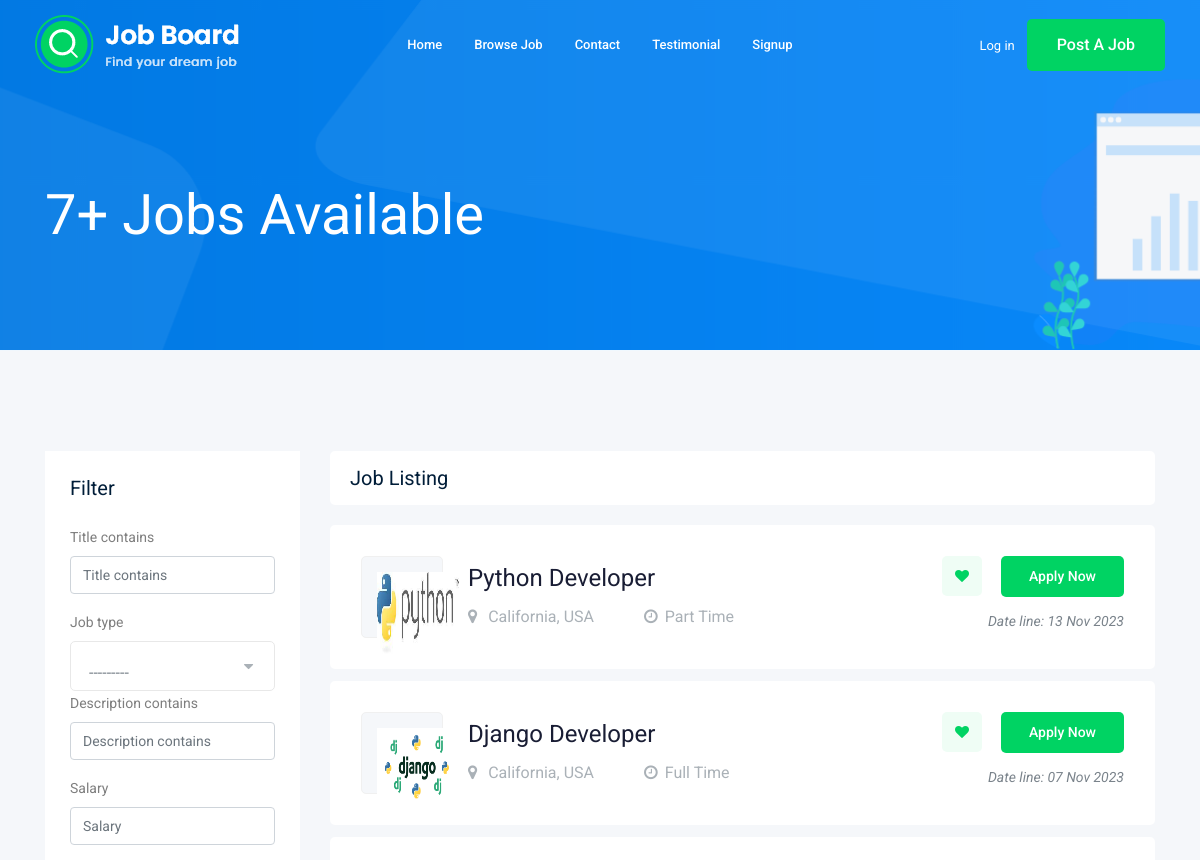
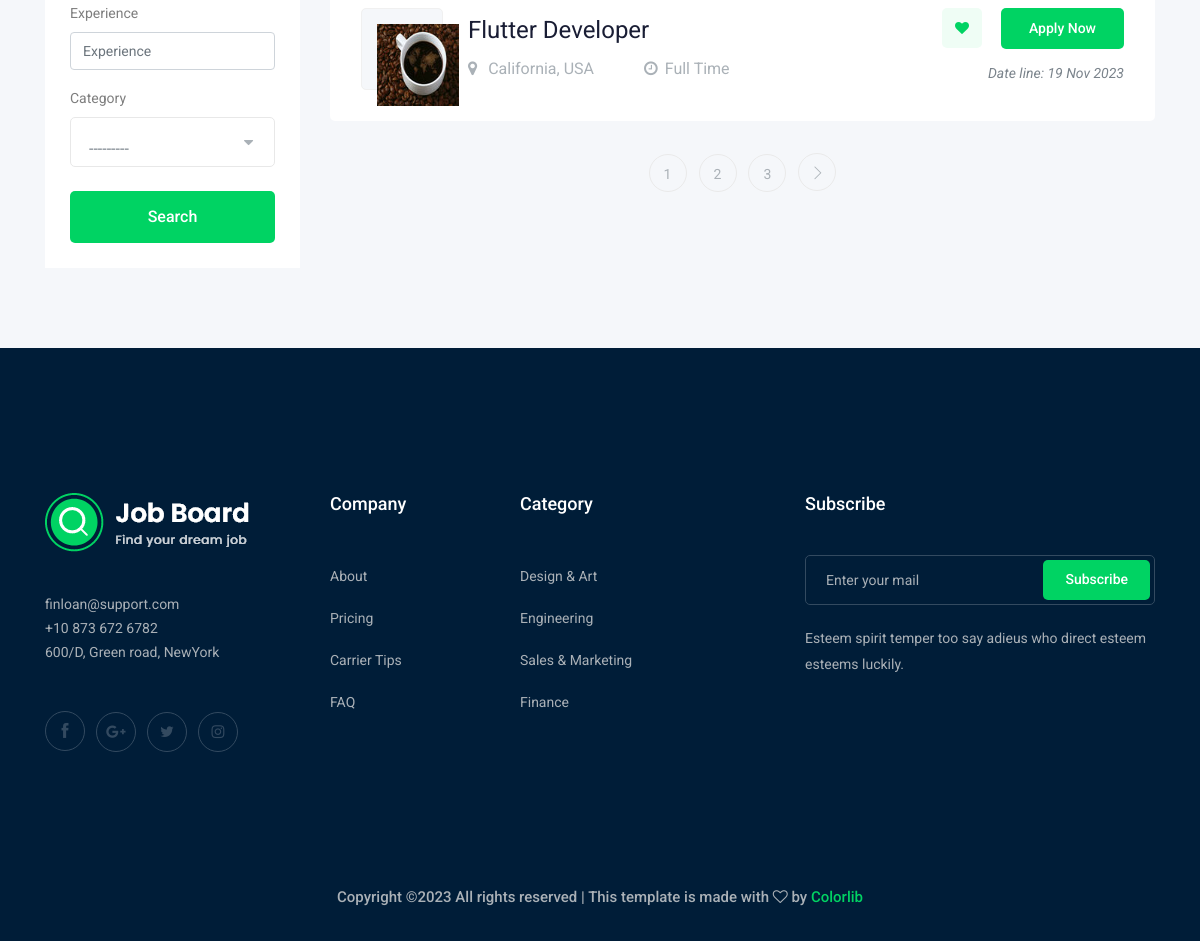
Screenshot of /jobs/ with the database file from the repository (2 pictures, top to bottom).
### jobb/models.py (models this page shows, shortened)
class Job(models.Model):
    owner = models.ForeignKey(User, related_name='job_owner',on_delete=models.CASCADE)
    title = models.CharField(max_length=100)
    job_type = models.CharField(max_length=15,choices=JOB_TYPE)
    description = models.TextField(max_length=1000)
    published_at = models.DateTimeField(auto_now=True)
    vacancy = models.IntegerField(default=1)
    salary = models.IntegerField(default=0)
    experience = models.IntegerField(default=1)
    category = models.ForeignKey('Category',on_delete=models.CASCADE, related_name='jobs')
    image = models.ImageField(upload_to=image_upload)
    slug = models.SlugField(blank=True,null=True)
    def __str__(self):
        return self.title

### jobb/views.py (the view)
# urls.py: path('',views.job_list,name="job_list"),
def job_list(request):
    job_list = Job.objects.all()
    myfilter = JobFilter(request.GET,queryset=job_list)
    job_list = myfilter.qs
    paginator = Paginator(job_list, 3)  # Show 25 contacts per page.
    page_number = request.GET.get("page")
    page_obj = paginator.get_page(page_number)
    total_jobs = paginator.count
    context = {'jobs':page_obj,'total_jobs':total_jobs,'myfilter':myfilter}
    return render(request,'joob/job_list.html',context)

### jobb/models.py (called while the page is built)
    def __str__(self):
        return self.name

### jobb/templates/joob/job_list.html (shortened to what this page needs)
{% extends 'base.html' %}
{% load bootstrap4 %}
{% block body %}
    <div class="bradcam_area bradcam_bg_1">
        <div class="container">
            <div class="row">
                <div class="col-xl-12">
                    <div class="bradcam_text">
                        <h3>{{total_jobs}}+ Jobs Available</h3>
                    </div>
                </div>
            </div>
        </div>
    </div>
    <div class="job_listing_area plus_padding">
        <div class="container">
            <div class="row">
                <div class="col-lg-3">
                    <div class="job_filter white-bg">
                        <div class="form_inner white-bg">
                            <h3>Filter</h3>
                            <form method="GET">
                                {% bootstrap_form myfilter.form %}
                                <input type="submit" value="Search" class="boxed-btn3 w-100 mt-4">
                            </form>
                        </div>
                    </div>
                </div>
                <div class="col-lg-9">
                    <div class="recent_joblist_wrap">
                        <div class="recent_joblist white-bg ">
                            <div class="row align-items-center">
                                <div class="col-md-6">
                                    <h4>Job Listing</h4>
                                </div>
                                <div class="col-md-6">
                                </div>
                            </div>
                        </div>
                    </div>
                    <div class="job_lists m-0">
                        <div class="row">
                            {% for job in jobs %}
                            <div class="col-lg-12 col-md-12">
                                <div class="single_jobs white-bg d-flex justify-content-between">
                                    <div class="jobs_left d-flex align-items-center">
                                        <div class="thumb">
                                            <img src="{{job.image.url}}" alt="" width="82" height="82" >
                                        </div>
                                        <div class="jobs_conetent">
                                            <a href="{% url 'jobs:job_detail' job.slug %}"><h4>{{job}}</h4></a>
                                            <div class="links_locat d-flex align-items-center">
                                                <div class="location">
                                                    <p> <i class="fa fa-map-marker"></i> California, USA</p>
                                                </div>
                                                <div class="location">
                                                    <p> <i class="fa fa-clock-o"></i>{{job.job_type}}</p>
                                                </div>
                                            </div>
                                        </div>
                                    </div>
                                    <div class="jobs_right">
                                        <div class="apply_now">
                                            <a class="heart_mark" href="#"> <i class="fa fa-heart"></i> </a>
                                            <a href="{% url 'jobs:job_detail' job.slug %}" class="boxed-btn3">Apply Now</a>
                                        </div>
                                        <div class="date">
                                            <p>Date line: {{job.published_at |date:'d M o'}}</p>
                                        </div>
                                    </div>
                                </div>
                            </div>
                            {% endfor %}
                        </div>
                        {% if jobs.has_other_pages %}
                            <div class="row">
                                <div class="col-lg-12">
                                    <div class="pagination_wrap">
                                        <ul>
                                            {% for i in jobs.paginator.page_range %}
                                                <li><a href="?page={{i}}"><span>{{i}}</span></a></li>
                                            {% endfor %}
                                            {% if jobs.has_next %}
                                                <li><a href="?page={{ jobs.next_page_number }}"> <i class="ti-angle-right"></i> </a></li>
                                            {% endif %}
                                        </ul>
                                    </div>
                                </div>
                            </div>
                        {% endif %}
                    </div>
                </div>
            </div>
        </div>
    </div>
{% endblock body %}

### templates/base.html (shortened to what this page needs)
{% load static %}
<!doctype html>
<html class="no-js" lang="zxx">
<head>
    <link rel="stylesheet" href="{% static 'css/bootstrap.min.css' %}">
    <link rel="stylesheet" href="{% static 'css/owl.carousel.min.css' %}">
    <link rel="stylesheet" href="{% static 'css/magnific-popup.css' %}">
    <link rel="stylesheet" href="{% static 'css/font-awesome.min.css' %}">
    <link rel="stylesheet" href="{% static 'css/themify-icons.css' %}">
    <link rel="stylesheet" href="{% static 'css/nice-select.css' %}">
    <link rel="stylesheet" href="{% static 'css/flaticon.css' %}">
    <link rel="stylesheet" href="{% static 'css/jquery-ui.css' %}">
    <link rel="stylesheet" href="{% static 'css/gijgo.css' %}">
    <link rel="stylesheet" href="{% static 'css/animate.min.css' %}">
    <link rel="stylesheet" href="{% static 'css/slicknav.css' %}">
    <link rel="stylesheet" href="{% static 'css/style.css' %}">
</head>
<body>
    <header>
        <div class="header-area ">
            <div id="sticky-header" class="main-header-area">
                <div class="container-fluid ">
                    <div class="header_bottom_border">
                        <div class="row align-items-center">
                            <div class="col-xl-3 col-lg-2">
                                <div class="logo">
                                    <a href="{% url 'home:home' %}">
                                        <img src="{% static 'img/logo.png' %}" alt="">
                                    </a>
                                </div>
                            </div>
                            <div class="col-xl-6 col-lg-7">
                                <div class="main-menu  d-none d-lg-block">
                                    <nav>
                                        <ul id="navigation">
                                            <li><a href="/">home</a></li>
                                            <li><a href="{% url 'jobs:job_list' %}">Browse Job</a></li>
                                            <li><a href="{% url 'contact:contact' %}">Contact</a></li>
                                            <li><a href="{% url 'home:testimonial' %}">Testimonial</a></li>
                                            {% if not request.user.is_authenticated %}
                                            <li><a href="{% url 'accounts:signup' %}">Signup</a></li>
                                            {% else %}
                                            <li><a href="{% url 'logout' %}">Logout</a></li>
                                            {% endif %}
                                        </ul>
                                    </nav>
                                </div>
                            </div>
                            <div class="col-xl-3 col-lg-3 d-none d-lg-block">
                                <div class="Appointment">
                                    {% if request.user.is_authenticated %}
                                        <div class="phone_num d-none d-xl-block">
                                            <a href="{%url 'accounts:profile' %}">Profile</a>
                                        </div>
                                    {% else %}
                                        <div class="phone_num d-none d-xl-block">
                                            <a href="{%url 'login' %}">Log in</a>
                                        </div>
                                    {% endif %}
                                    <div class="d-none d-lg-block">
                                        <a class="boxed-btn3" href="{% url 'jobs:add_job'  %}">Post a Job</a>
                                    </div>
                                </div>
                            </div>
                            <div class="col-12">
                            </div>
                        </div>
                    </div>
                </div>
            </div>
        </div>
    </header>
    {% block body %}
    {% endblock body %}
    <footer class="footer">
        <div class="footer_top">
            <div class="container">
                <div class="row">
                    <div class="col-xl-3 col-md-6 col-lg-3">
                        <div class="footer_widget wow fadeInUp" data-wow-duration="1s" data-wow-delay=".3s">
                            <div class="footer_logo">
                                <a href="#">
                                    <img src="{% static 'img/logo.png' %}" alt="">
                                </a>
                            </div>
                            <p>
                                finloan@support.com <br>
                                +10 873 672 6782 <br>
                                600/D, Green road, NewYork
                            </p>
                            <div class="socail_links">
                                <ul>
                                    <li>
                                        <a href="#">
                                            <i class="ti-facebook"></i>
                                        </a>
                                    </li>
                                    <li>
                                        <a href="#">
                                            <i class="fa fa-google-plus"></i>
                                        </a>
                                    </li>
                                    <li>
                                        <a href="#">
                                            <i class="fa fa-twitter"></i>
                                        </a>
                                    </li>
                                    <li>
                                        <a href="#">
                                            <i class="fa fa-instagram"></i>
                                        </a>
                                    </li>
                                </ul>
                            </div>
                        </div>
                    </div>
                    <div class="col-xl-2 col-md-6 col-lg-2">
                        <div class="footer_widget wow fadeInUp" data-wow-duration="1.1s" data-wow-delay=".4s">
                            <h3 class="footer_title">
                                Company
                            </h3>
                            <ul>
                                <li><a href="#">About </a></li>
                                <li><a href="#"> Pricing</a></li>
                                <li><a href="#">Carrier Tips</a></li>
                                <li><a href="#">FAQ</a></li>
                            </ul>
                        </div>
                    </div>
                    <div class="col-xl-3 col-md-6 col-lg-3">
                        <div class="footer_widget wow fadeInUp" data-wow-duration="1.2s" data-wow-delay=".5s">
                            <h3 class="footer_title">
                                Category
                            </h3>
                            <ul>
                                <li><a href="#">Design & Art</a></li>
                                <li><a href="#">Engineering</a></li>
                                <li><a href="#">Sales & Marketing</a></li>
                                <li><a href="#">Finance</a></li>
                            </ul>
                        </div>
                    </div>
                    <div class="col-xl-4 col-md-6 col-lg-4">
                        <div class="footer_widget wow fadeInUp" data-wow-duration="1.3s" data-wow-delay=".6s">
                            <h3 class="footer_title">
                                Subscribe
                            </h3>
                            <form action="#" class="newsletter_form">
                                <input type="text" placeholder="Enter your mail">
                                <button type="submit">Subscribe</button>
                            </form>
                            <p class="newsletter_text">Esteem spirit temper too say adieus who direct esteem esteems
                                luckily.</p>
                        </div>
                    </div>
                </div>
            </div>
        </div>
        <div class="copy-right_text wow fadeInUp" data-wow-duration="1.4s" data-wow-delay=".3s">
            <div class="container">
                <div class="row">
                    <div class="col-xl-12">
                        <p class="copy_right text-center">
Copyright &copy;<script>document.write(new Date().getFullYear());</script> All rights reserved | This template is made with <i class="fa fa-heart-o" aria-hidden="true"></i> by <a href="https://colorlib.com" target="_blank">Colorlib</a>
                        </p>
                    </div>
                </div>
            </div>
        </div>
    </footer>
</body>
</html>

### rows the page displays
Job: image (picture), title "Python Developer", job_type "Part Time", published_at "13 Nov 2023"
Job: image (picture), title "Django Developer", job_type "Full Time", published_at "07 Nov 2023"
Job: image (picture), title "Flutter Developer", job_type "Full Time", published_at "19 Nov 2023"

### other values shown
{{ total_jobs }} "7"
{{ i }} "1" "2" "3"
